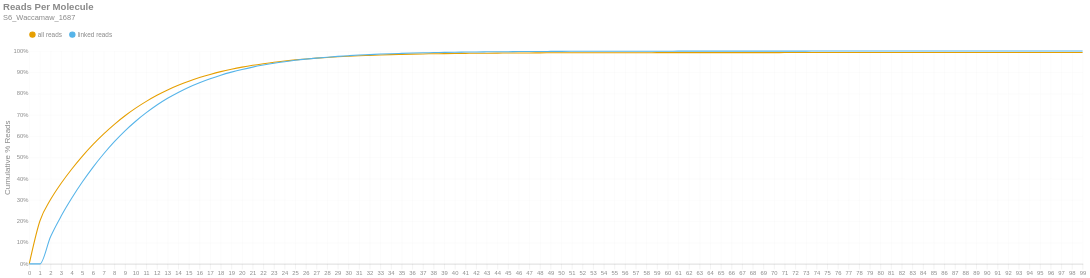

Here is the notebook cell this chart was saved with:
### Markdown cell above
### Reads per Molecule
This chart shows the cumulative distribution of the number of reads per linked molecule. That is, how many alignments are associated with a unique molecule. This excludes the number of reads associated with invalid or absent linked-read barcodes. The `linked` histogram is the percentages recalculated when disregarding singletons.

### Code cell
if SKIPLR:
    print_html(f"Skipped")
else:
    counts = np.bincount(valids['reads'].cast(pl.Int64).to_numpy())
    weighted = counts * np.arange(len(counts))
    all_perc = weighted / n_reads
    linked_perc = weighted / n_linked_reads
    linked_perc[1] = 0
    binned_df = pl.DataFrame({
        'readsper': list(range(len(counts))),
        'all reads (cumsum)': np.cumsum(all_perc).tolist(),
        'linked reads (cumsum)': np.cumsum(linked_perc).tolist(),
    })

    with SafeRender(binned_df):
        (
            density_plot(binned_df, 'Reads Per Molecule', samplename, 'readspmol')
            .encode(
                x=alt.X('readsper:O', title=None).axis(labelAngle=0).scale(padding=0),
                y=alt.Y('value:Q', title='Cumulative % Reads').axis(format='%').stack(False),
                color=alt.Color("key:N").scale(domain=["all reads", "linked reads"]),
                tooltip=[
                    alt.Tooltip("key:N", title="Data Type"),
                    alt.Tooltip("readsper:O", title="Reads Per Molecule"),
                    alt.Tooltip("value:Q", format=".2%", title="% Reads (Cum.)")
                ]            
            )
        ).display()

### Figure 1 — Vega-Lite specification as saved in the notebook (floating-point values rounded to 4 significant figures)
{"width": "container", "height": 400, "config": {"title": {"anchor": "start", "dy": -15, "fontSize": 18, "color": "#888888", "subtitleColor": "#888888", "subtitleFontSize": 14}, "arc": {"fill": "#0072B2"}, "axis": {"domainColor": "#888888", "domainWidth": 0.5, "gridWidth": 0.2, "grid": false, "titleFontWeight": 400, "titleFontSize": 15, "labelFontSize": 11, "labelColor": "#888888", "tickColor": "#888888", "tickWidth": 0.2, "titleColor": "#888888"}, "axisBand": {"grid": false}, "axisX": {"grid": true, "tickSize": 10, "domainCap": "round"}, "axisY": {"domain": false, "grid": true, "tickSize": 0, "domainCap": "round"}, "background": "transparent", "header": {"labelFontSize": 15, "labelColor": "#888888", "titleFontSize": 15, "titleFontWeight": 600, "titleColor": "#888888"}, "legend": {"labelFont": "sans-serif", "labelFontSize": 12, "labelColor": "#888888", "symbolSize": 100, "symbolType": "circle", "titleFontSize": 12, "titlePadding": 10, "titleColor": "#888888", "title": null, "orient": "top"}, "range": {"category": ["#E69F00", "#56B4E9", "#009E73", "#F0E442", "#0072B2", "#D55E00", "#CC79A7", "#000000"], "diverging": ["#cfe8f3", "#a2d4ec", "#73bfe2", "#46abdb", "#1696d2", "#12719e"]}, "area": {"fill": "#0072B2", "fillOpacity": 0.7, "line": true, "strokeOpacity": 0.7}, "line": {"color": "#0072B2", "stroke": "#0072B2", "strokeWidth": 2}, "trail": {"color": "#0072B2", "stroke": "#0072B2", "strokeWidth": 0, "size": 1}, "point": {"filled": true, "fillOpacity": 1.0, "size": 95}, "text": {"color": "#888888", "fontSize": 11, "align": "right", "fontWeight": 400, "size": 11}, "bar": {"fill": "#0072B2", "stroke": null}, "view": {"stroke": null, "continuousWidth": 660, "continuousHeight": 400}}, "data": {"name": "data-61980189228c1f8d5ef3649871d6f2f6"}, "mark": {"type": "line", "interpolate": "monotone", "point": {"opacity": 0, "size": 275}}, "encoding": {"color": {"field": "key", "scale": {"domain": ["all reads", "linked reads"]}, "type": "nominal"}, "tooltip": [{"field": "key", "title": "Data Type", "type": "nominal"}, {"field": "readsper", "title": "Reads Per Molecule", "type": "ordinal"}, {"field": "value", "format": ".2%", "title": "% Reads (Cum.)", "type": "quantitative"}], "x": {"axis": {"labelAngle": 0}, "field": "readsper", "scale": {"padding": 0}, "title": null, "type": "ordinal"}, "y": {"axis": {"format": "%"}, "field": "value", "stack": false, "title": "Cumulative % Reads", "type": "quantitative"}}, "params": [{"name": "param_c36ac31b6afebe62", "select": {"type": "point", "fields": ["key"]}, "bind": "legend"}], "title": {"text": "Reads Per Molecule", "subtitle": "S6_Waccamaw_1687"}, "transform": [{"fold": ["all reads (cumsum)", "linked reads (cumsum)"]}, {"calculate": "replace(datum.key, ' (cumsum)', '')", "as": "key"}, {"filter": {"param": "param_c36ac31b6afebe62"}}], "usermeta": {"embedOptions": {"downloadFileName": "S6_Waccamaw_1687.readspmol"}}, "$schema": "https://vega.github.io/schema/vega-lite/v6.1.0.json", "datasets": {"data-61980189228c1f8d5ef3649871d6f2f6": [{"readsper": 0, "all reads (cumsum)": 0.0, "linked reads (cumsum)": 0.0}, {"readsper": 1, "all reads (cumsum)": 0.2013, "linked reads (cumsum)": 0.0}, {"readsper": 2, "all reads (cumsum)": 0.302, "linked reads (cumsum)": 0.1272}, {"readsper": 3, "all reads (cumsum)": 0.3791, "linked reads (cumsum)": 0.2246}, {"readsper": 4, "all reads (cumsum)": 0.446, "linked reads (cumsum)": 0.3091}, {"readsper": 5, "all reads (cumsum)": 0.5066, "linked reads (cumsum)": 0.3856}, {"readsper": 6, "all reads (cumsum)": 0.5615, "linked reads (cumsum)": 0.455}, {"readsper": 7, "all reads (cumsum)": 0.611, "linked reads (cumsum)": 0.5176}, {"readsper": 8, "all reads (cumsum)": 0.6559, "linked reads (cumsum)": 0.5743}, {"readsper": 9, "all reads (cumsum)": 0.6963, "linked reads (cumsum)": 0.6252}, {"readsper": 10, "all reads (cumsum)": 0.732, "linked reads (cumsum)": 0.6703}, {"readsper": 11, "all reads (cumsum)": 0.7637, "linked reads (cumsum)": 0.7104}, {"readsper": 12, "all reads (cumsum)": 0.7922, "linked reads (cumsum)": 0.7464}, {"readsper": 13, "all reads (cumsum)": 0.8172, "linked reads (cumsum)": 0.778}, {"readsper": 14, "all reads (cumsum)": 0.839, "linked reads (cumsum)": 0.8056}, {"readsper": 15, "all reads (cumsum)": 0.8586, "linked reads (cumsum)": 0.8303}, {"readsper": 16, "all reads (cumsum)": 0.8753, "linked reads (cumsum)": 0.8514}, {"readsper": 17, "all reads (cumsum)": 0.8901, "linked reads (cumsum)": 0.8701}, {"readsper": 18, "all reads (cumsum)": 0.9034, "linked reads (cumsum)": 0.8868}, {"readsper": 19, "all reads (cumsum)": 0.9147, "linked reads (cumsum)": 0.9011}, {"readsper": 20, "all reads (cumsum)": 0.9246, "linked reads (cumsum)": 0.9137}, {"readsper": 21, "all reads (cumsum)": 0.9333, "linked reads (cumsum)": 0.9246}, {"readsper": 22, "all reads (cumsum)": 0.9408, "linked reads (cumsum)": 0.9341}, {"readsper": 23, "all reads (cumsum)": 0.9476, "linked reads (cumsum)": 0.9427}, {"readsper": 24, "all reads (cumsum)": 0.9533, "linked reads (cumsum)": 0.95}, {"readsper": 25, "all reads (cumsum)": 0.9585, "linked reads (cumsum)": 0.9565}, {"readsper": 26, "all reads (cumsum)": 0.9629, "linked reads (cumsum)": 0.9621}, {"readsper": 27, "all reads (cumsum)": 0.9667, "linked reads (cumsum)": 0.9669}, {"readsper": 28, "all reads (cumsum)": 0.9701, "linked reads (cumsum)": 0.9712}, {"readsper": 29, "all reads (cumsum)": 0.9731, "linked reads (cumsum)": 0.975}, {"readsper": 30, "all reads (cumsum)": 0.9757, "linked reads (cumsum)": 0.9782}, {"readsper": 31, "all reads (cumsum)": 0.978, "linked reads (cumsum)": 0.9812}, {"readsper": 32, "all reads (cumsum)": 0.9798, "linked reads (cumsum)": 0.9834}, {"readsper": 33, "all reads (cumsum)": 0.9817, "linked reads (cumsum)": 0.9858}, {"readsper": 34, "all reads (cumsum)": 0.9833, "linked reads (cumsum)": 0.9878}, {"readsper": 35, "all reads (cumsum)": 0.9845, "linked reads (cumsum)": 0.9893}, {"readsper": 36, "all reads (cumsum)": 0.9856, "linked reads (cumsum)": 0.9908}, {"readsper": 37, "all reads (cumsum)": 0.9866, "linked reads (cumsum)": 0.992}, {"readsper": 38, "all reads (cumsum)": 0.9873, "linked reads (cumsum)": 0.9929}, {"readsper": 39, "all reads (cumsum)": 0.9881, "linked reads (cumsum)": 0.9939}, {"readsper": 40, "all reads (cumsum)": 0.9888, "linked reads (cumsum)": 0.9948}, {"readsper": 41, "all reads (cumsum)": 0.9893, "linked reads (cumsum)": 0.9953}, {"readsper": 42, "all reads (cumsum)": 0.9897, "linked reads (cumsum)": 0.9959}, {"readsper": 43, "all reads (cumsum)": 0.9901, "linked reads (cumsum)": 0.9964}, {"readsper": 44, "all reads (cumsum)": 0.9905, "linked reads (cumsum)": 0.9969}, {"readsper": 45, "all reads (cumsum)": 0.9908, "linked reads (cumsum)": 0.9972}, {"readsper": 46, "all reads (cumsum)": 0.9911, "linked reads (cumsum)": 0.9977}, {"readsper": 47, "all reads (cumsum)": 0.9913, "linked reads (cumsum)": 0.998}, {"readsper": 48, "all reads (cumsum)": 0.9916, "linked reads (cumsum)": 0.9982}, {"readsper": 49, "all reads (cumsum)": 0.9917, "linked reads (cumsum)": 0.9985}, {"readsper": 50, "all reads (cumsum)": 0.9918, "linked reads (cumsum)": 0.9986}, {"readsper": 51, "all reads (cumsum)": 0.992, "linked reads (cumsum)": 0.9988}, {"readsper": 52, "all reads (cumsum)": 0.9921, "linked reads (cumsum)": 0.9989}, {"readsper": 53, "all reads (cumsum)": 0.9922, "linked reads (cumsum)": 0.999}, {"readsper": 54, "all reads (cumsum)": 0.9922, "linked reads (cumsum)": 0.9991}, {"readsper": 55, "all reads (cumsum)": 0.9923, "linked reads (cumsum)": 0.9992}, {"readsper": 56, "all reads (cumsum)": 0.9924, "linked reads (cumsum)": 0.9993}, {"readsper": 57, "all reads (cumsum)": 0.9924, "linked reads (cumsum)": 0.9993}, {"readsper": 58, "all reads (cumsum)": 0.9925, "linked reads (cumsum)": 0.9994}, {"readsper": 59, "all reads (cumsum)": 0.9926, "linked reads (cumsum)": 0.9995}, {"readsper": 60, "all reads (cumsum)": 0.9926, "linked reads (cumsum)": 0.9996}, {"readsper": 61, "all reads (cumsum)": 0.9926, "linked reads (cumsum)": 0.9996}, {"readsper": 62, "all reads (cumsum)": 0.9927, "linked reads (cumsum)": 0.9997}, {"readsper": 63, "all reads (cumsum)": 0.9927, "linked reads (cumsum)": 0.9997}, {"readsper": 64, "all reads (cumsum)": 0.9927, "linked reads (cumsum)": 0.9997}, {"readsper": 65, "all reads (cumsum)": 0.9928, "linked reads (cumsum)": 0.9998}, {"readsper": 66, "all reads (cumsum)": 0.9928, "linked reads (cumsum)": 0.9998}, {"readsper": 67, "all reads (cumsum)": 0.9928, "linked reads (cumsum)": 0.9998}, {"readsper": 68, "all reads (cumsum)": 0.9928, "linked reads (cumsum)": 0.9998}, {"readsper": 69, "all reads (cumsum)": 0.9928, "linked reads (cumsum)": 0.9998}, {"readsper": 70, "all reads (cumsum)": 0.9928, "linked reads (cumsum)": 0.9999}, {"readsper": 71, "all reads (cumsum)": 0.9929, "linked reads (cumsum)": 0.9999}, {"readsper": 72, "all reads (cumsum)": 0.9929, "linked reads (cumsum)": 0.9999}, {"readsper": 73, "all reads (cumsum)": 0.9929, "linked reads (cumsum)": 0.9999}, {"readsper": 74, "all reads (cumsum)": 0.9929, "linked reads (cumsum)": 0.9999}, {"readsper": 75, "all reads (cumsum)": 0.9929, "linked reads (cumsum)": 0.9999}, {"readsper": 76, "all reads (cumsum)": 0.9929, "linked reads (cumsum)": 0.9999}, {"readsper": 77, "all reads (cumsum)": 0.9929, "linked reads (cumsum)": 0.9999}, {"readsper": 78, "all reads (cumsum)": 0.9929, "linked reads (cumsum)": 0.9999}, {"readsper": 79, "all reads (cumsum)": 0.9929, "linked reads (cumsum)": 0.9999}, {"readsper": 80, "all reads (cumsum)": 0.9929, "linked reads (cumsum)": 1.0}, {"readsper": 81, "all reads (cumsum)": 0.9929, "linked reads (cumsum)": 1.0}, {"readsper": 82, "all reads (cumsum)": 0.9929, "linked reads (cumsum)": 1.0}, {"readsper": 83, "all reads (cumsum)": 0.9929, "linked reads (cumsum)": 1.0}, {"readsper": 84, "all reads (cumsum)": 0.9929, "linked reads (cumsum)": 1.0}, {"readsper": 85, "all reads (cumsum)": 0.9929, "linked reads (cumsum)": 1.0}, {"readsper": 86, "all reads (cumsum)": 0.9929, "linked reads (cumsum)": 1.0}, {"readsper": 87, "all reads (cumsum)": 0.9929, "linked reads (cumsum)": 1.0}, {"readsper": 88, "all reads (cumsum)": 0.9929, "linked reads (cumsum)": 1.0}, {"readsper": 89, "all reads (cumsum)": 0.9929, "linked reads (cumsum)": 1.0}, {"readsper": 90, "all reads (cumsum)": 0.9929, "linked reads (cumsum)": 1.0}, {"readsper": 91, "all reads (cumsum)": 0.9929, "linked reads (cumsum)": 1.0}, {"readsper": 92, "all reads (cumsum)": 0.9929, "linked reads (cumsum)": 1.0}, {"readsper": 93, "all reads (cumsum)": 0.9929, "linked reads (cumsum)": 1.0}, {"readsper": 94, "all reads (cumsum)": 0.9929, "linked reads (cumsum)": 1.0}, {"readsper": 95, "all reads (cumsum)": 0.9929, "linked reads (cumsum)": 1.0}, {"readsper": 96, "all reads (cumsum)": 0.9929, "linked reads (cumsum)": 1.0}, {"readsper": 97, "all reads (cumsum)": 0.9929, "linked reads (cumsum)": 1.0}, {"readsper": 98, "all reads (cumsum)": 0.9929, "linked reads (cumsum)": 1.0}, {"readsper": 99, "all reads (cumsum)": 0.9929, "linked reads (cumsum)": 1.0}]}}
